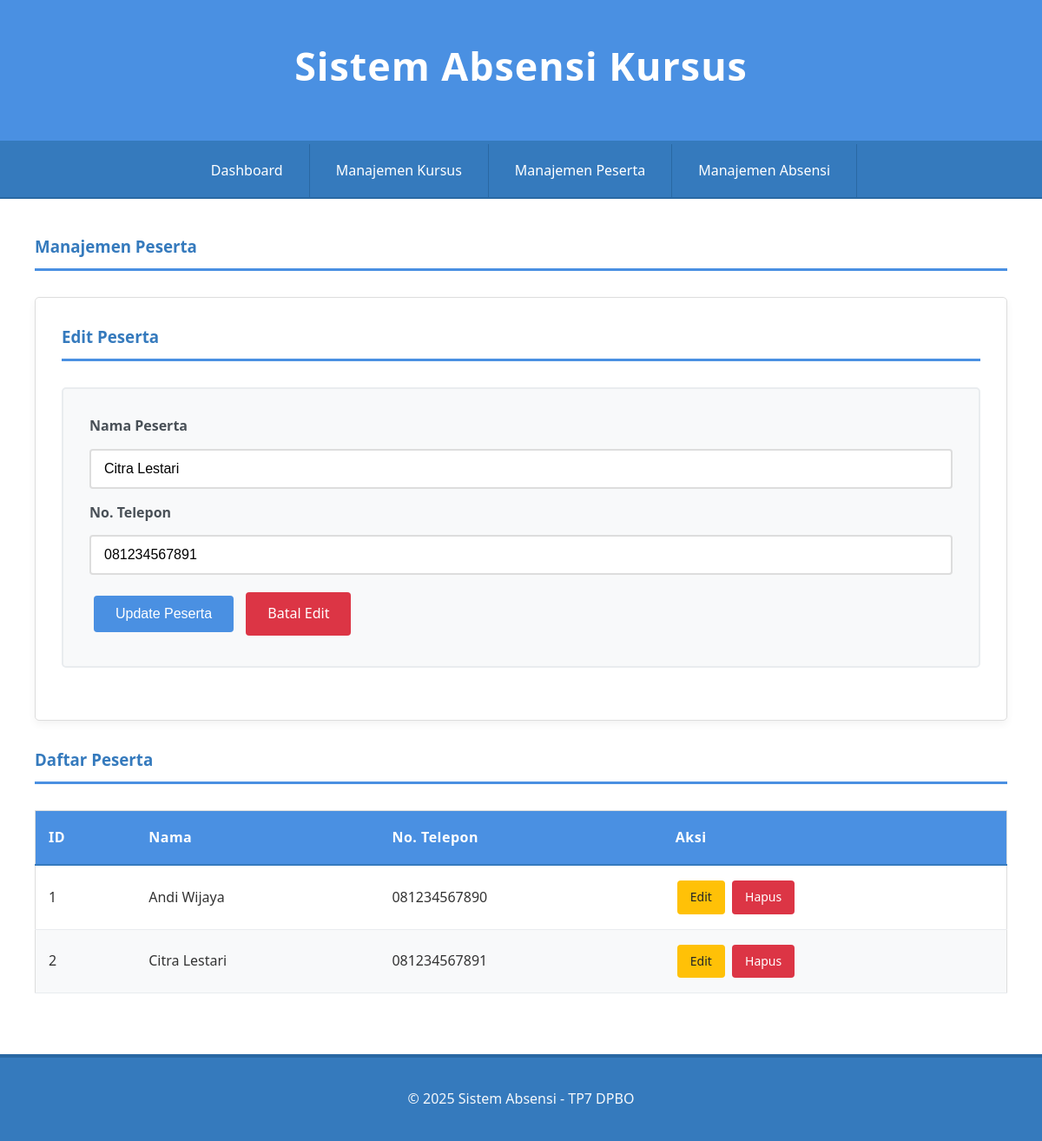
/index.php?page=participants&form=edit&id=2, run on the app's committed database.
### tables this page shows
CREATE TABLE `participants` (
  `id` int(11) NOT NULL,
  `name` varchar(100) NOT NULL,
  `phone` varchar(20) DEFAULT NULL
);

### class/Participant.php (called while the page is built, shortened)
<?php
class Participant {
    private $conn;
    private $table_name = "participants";
    public function __construct($db) {
        $this->conn = $db;
    }
    public function read() {
        $query = "SELECT * FROM " . $this->table_name;
        $stmt = $this->conn->prepare($query);
        $stmt->execute();
        return $stmt;
    }
    public function readOne($id) {
        $query = "SELECT * FROM " . $this->table_name . " WHERE id = ?";
        $stmt = $this->conn->prepare($query);
        $stmt->execute([$id]);
        return $stmt->fetch();
    }
}
?>

### view/participants.php (the view, shortened to what this page needs)
<?php
$edit_data = null;
if (isset($_GET['form']) && $_GET['form'] == 'edit') {
    $edit_data = $participant->readOne($_GET['id']);
}
?>
<h3>Manajemen Peserta</h3>
<div class="card">
    <h3><?php echo $edit_data ? 'Edit' : 'Tambah'; ?> Peserta</h3>
    <form action="index.php" method="POST">
        <label for="name">Nama Peserta</label>
        <input type="text" id="name" name="name" value="<?php echo $edit_data['name'] ?? ''; ?>" required>
        <label for="phone">No. Telepon</label>
        <input type="text" id="phone" name="phone" value="<?php echo $edit_data['phone'] ?? ''; ?>" required>
        <button type="submit"><?php echo $edit_data ? 'Update' : 'Simpan'; ?> Peserta</button>
        <?php if ($edit_data): ?>
            <a href="index.php?page=participants" class="btn btn-danger">Batal Edit</a>
        <?php endif; ?>
    </form>
</div>
<h3>Daftar Peserta</h3>
<table>
    <thead>
        <tr>
            <th>ID</th>
            <th>Nama</th>
            <th>No. Telepon</th>
            <th>Aksi</th>
        </tr>
    </thead>
    <tbody>
        <?php
        $stmt = $participant->read();
        while ($row = $stmt->fetch()):
        ?>
        <tr>
            <td><?php echo $row['id']; ?></td>
            <td><?php echo $row['name']; ?></td>
            <td><?php echo $row['phone']; ?></td>
            <td class="table-actions">
                <a href="index.php?page=participants&form=edit&id=<?php echo $row['id']; ?>" class="btn btn-warning">Edit</a>
                <a href="index.php?action=delete_participant&id=<?php echo $row['id']; ?>" onclick="return confirm('Yakin hapus data ini?')" class="btn btn-danger">Hapus</a>
            </td>
        </tr>
        <?php endwhile; ?>
    </tbody>
</table>

### style.css (style rules this page uses)
* { margin: 0; padding: 0; box-sizing: border-box; }
body { font-family: 'Segoe UI', Tahoma, Geneva, Verdana, sans-serif; background-color: #f5f7fa; color: #333; line-height: 1.6; min-height: 100vh; }
h2, h3 { color: #357abd; margin-bottom: 25px; font-weight: 600; border-bottom: 3px solid #4a90e2; padding-bottom: 10px; }
table { width: 100%; border-collapse: collapse; margin: 30px 0; background-color: white; border: 1px solid #ddd; }
th { background-color: #4a90e2; color: white; padding: 18px 15px; text-align: left; font-weight: 600; font-size: 1em; letter-spacing: 0.5px; border-bottom: 2px solid #357abd; }
td { padding: 15px; border-bottom: 1px solid #e9ecef; transition: background-color 0.2s ease; vertical-align: middle; }
tbody tr:nth-child(even) { background-color: #f8f9fa; }
form { background-color: #f8f9fa; padding: 30px; margin: 30px 0; border: 2px solid #e9ecef; border-radius: 5px; }
input, select, textarea { width: 100%; padding: 12px 15px; margin: 8px 0 15px 0; border: 2px solid #ddd; border-radius: 4px; font-size: 16px; transition: border-color 0.3s ease; background-color: white; }
label { font-weight: 600; color: #495057; margin-bottom: 5px; display: block; }
button, .btn { background-color: #4a90e2; color: white; padding: 12px 25px; border: none; border-radius: 4px; cursor: pointer; font-size: 16px; font-weight: 500; transition: all 0.3s ease; text-decoration: none; display: inline-block; margin: 5px; }
.btn-danger { background-color: #dc3545; }
.btn-warning { background-color: #ffc107; color: #212529; }
.card { background: white; padding: 30px; margin: 30px 0; border: 1px solid #ddd; border-radius: 5px; box-shadow: 0 4px 10px rgba(0,0,0,0.05); }
.card h3 { margin-top: 0; }
.table-actions { white-space: nowrap; }
.table-actions .btn { margin: 2px; padding: 8px 15px; font-size: 14px; }

### data on the page
participants: name "Citra Lestari", phone "081234567891", id "2"
participants: id "1", name "Andi Wijaya", phone "081234567890"
